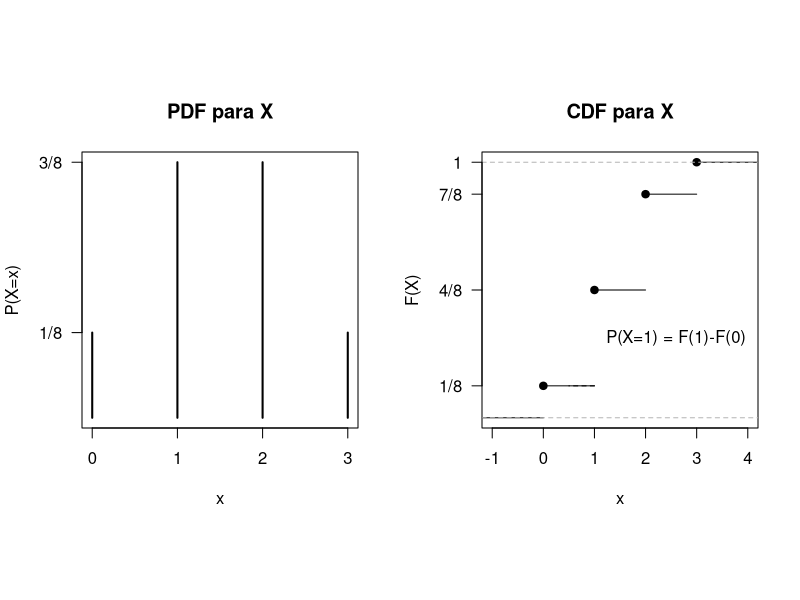
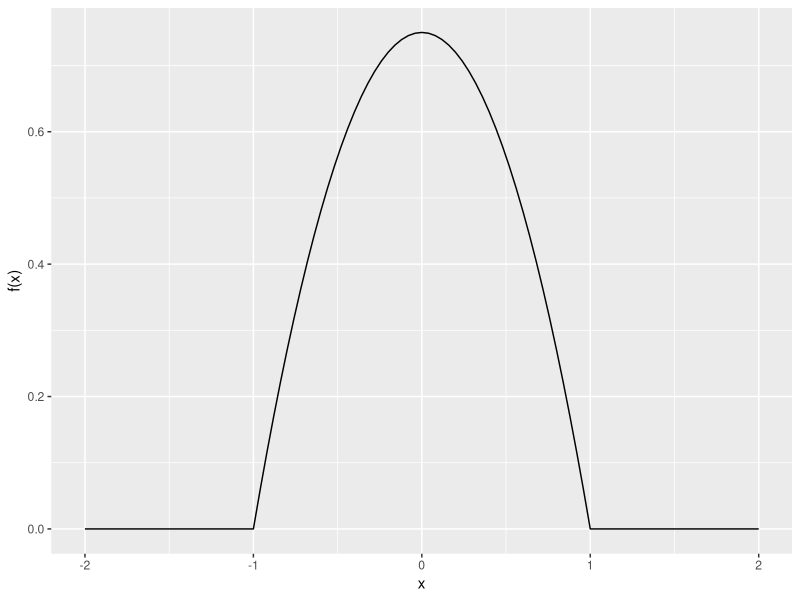
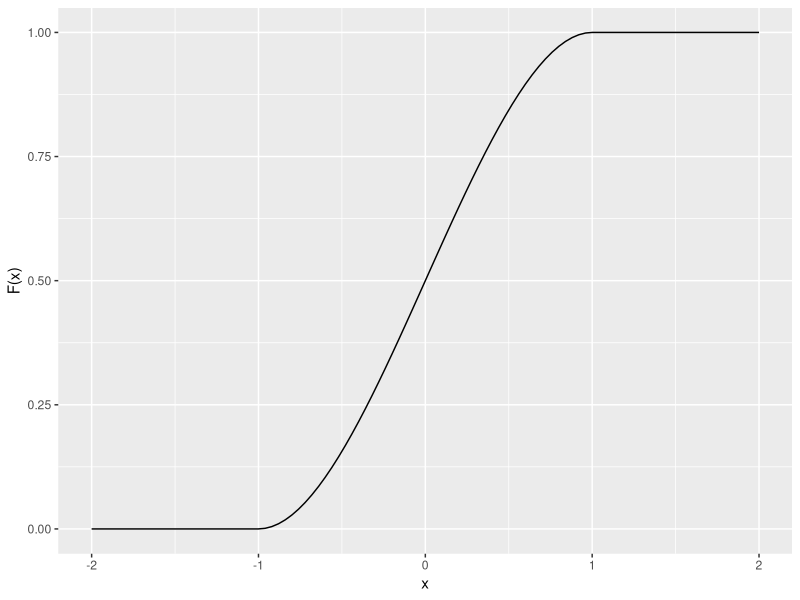

Source code (R) for these figures, in order:
## ---- chunk 1
opar <- par(no.readonly = TRUE)
library(MASS) 
par(mfrow=c(1,2), pty = "s")
S <- expand.grid(moneda1 = 0:1, moneda2 = 0:1, moneda3 = 0:1)
n.heads <- apply(S, 1, sum)
cbind(S, n.heads)
## ---- chunk 2
T1 <- table(n.heads)/length(n.heads)
fractions(T1)
## ---- chunk 3
plot(T1, xlab = "x", ylab = "P(X=x)", yaxt = "n", main = "PDF para X") +
axis(2, at =c(1/8, 3/8), labels = c("1/8", "3/8"), las = 1)
## ---- chunk 4
plot(ecdf(n.heads), main = "CDF para X", ylab = "F(X)", xlab = "x",
     yaxt = "n") + 
  axis(2, at = c(1/8, 4/8, 7/8, 1), labels = c("1/8", "4/8", "7/8", "1"),
       las = 1) +
  segments(1, 1/8, 4/8, lty = 2) +
  text(2.6, 2.5/8, "P(X=1) = F(1)-F(0)") 
## ---- chunk 5
f <- function(x) {
  y <- 3/4 * (1 - x^2)
  y[x < -1 | x > 1] <- 0
  return(y)
}
## ---- chunk 6
F <- function(x) {
  y <- -x^3/4 + 3 * x/4 + 1/2
  y[x <= -1] <- 0
  y[x > 1] <- 1
  return(y)
}
## ---- chunk 7
library(ggplot2)
graf <-ggplot(data.frame(x = c(-2, 2)), aes(x = x)) 
graf + stat_function(fun = f) + labs(x = "x", y = "f(x)", tittle = "PDF para X") 
graf + stat_function(fun = F) + labs(x = "x", y = "F(x)", tittle = "CDF para X")
